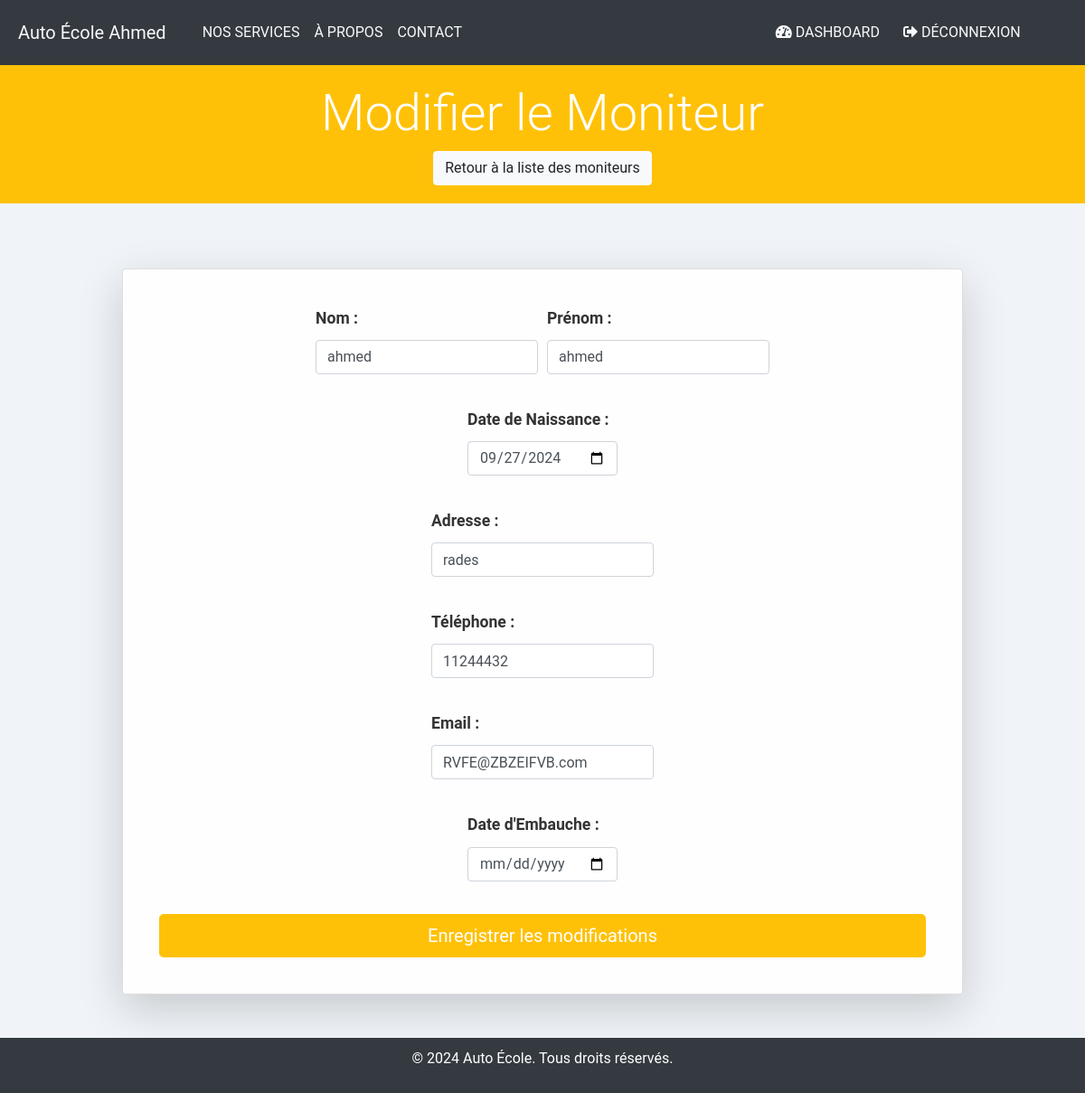
Before: /dashboard/moniteurs/modifier_moniteur.php?id=1 (signed in) with the older database file.
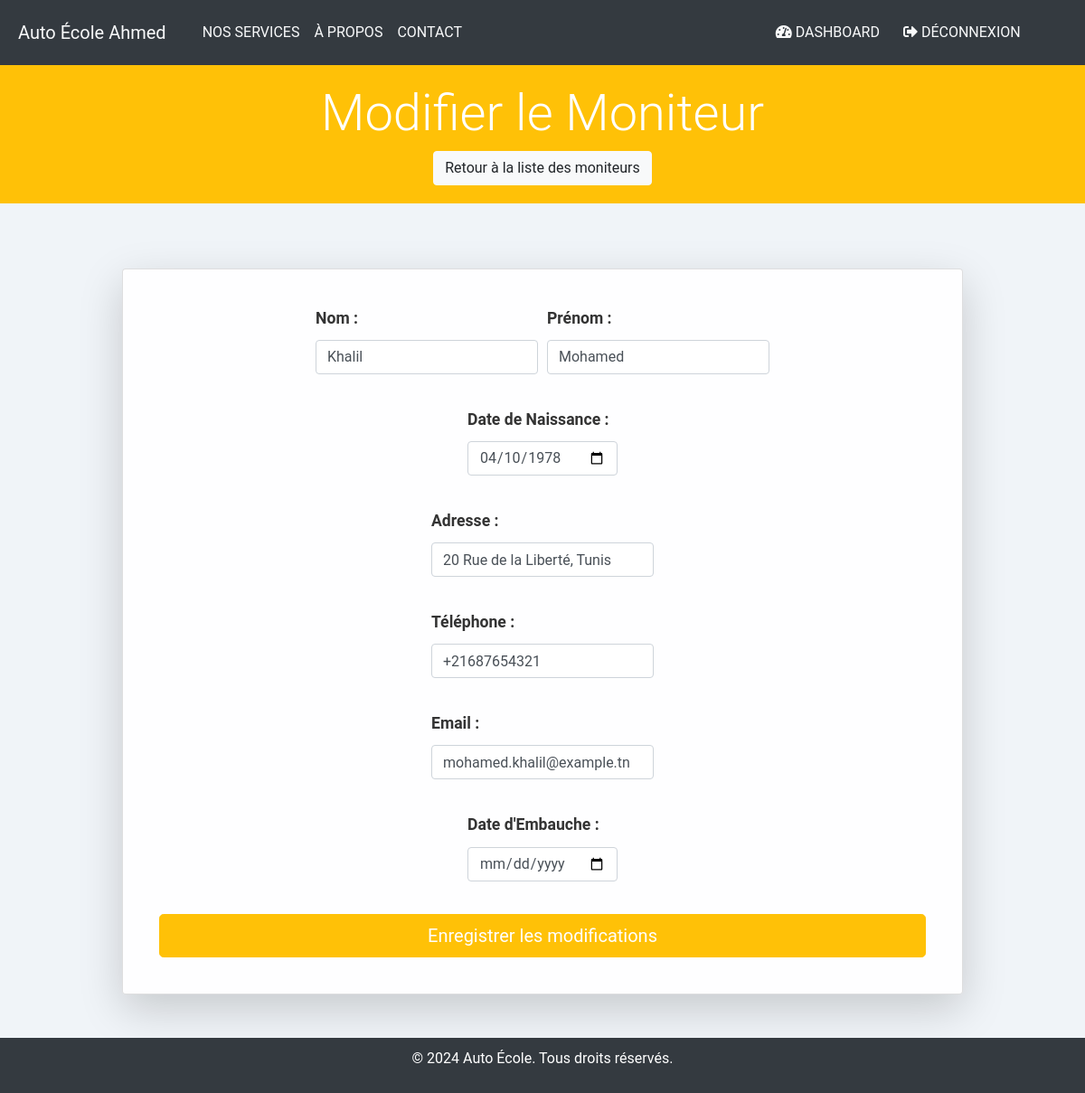
After: the same page with the newer database file.
### tables this page shows
CREATE TABLE IF NOT EXISTS `moniteur` (
  `ID_MONITEUR` int(11) NOT NULL AUTO_INCREMENT,
  `Nom` varchar(50) NOT NULL,
  `Prenom` varchar(50) NOT NULL,
  `Date_Naissance` date NOT NULL,
  `Adresse` varchar(100) NOT NULL,
  `Telephone` varchar(15) NOT NULL,
  `Email` varchar(100) NOT NULL,
  `Date_Embauche` date DEFAULT NULL,
  PRIMARY KEY (`ID_MONITEUR`)
);

### dashboard/moniteurs/modifier_moniteur.php (the view, shortened to what this page needs)
<?php
include '../../includes/header.php';
include '../../config/db.php';
include '../../includes/navbar.php';
$id = $_GET['id'];
$query = $pdo->prepare("SELECT * FROM moniteur WHERE ID_MONITEUR = ?");
$query->execute([$id]);
$moniteur = $query->fetch(PDO::FETCH_ASSOC);
?>
<header class="text-center mb-4">
    <h1 class="display-4">Modifier le Moniteur</h1>
    <a href="/dashboard/moniteurs.php" class="btn btn-light">Retour à la liste des moniteurs</a>
</header>
<main class="container my-5">
    <div class="card shadow-lg">
        <div class="card-body">
            <form method="POST">
                <div class="form-row">
                    <div class="form-group col-md-6">
                        <label for="nom">Nom :</label>
                        <input type="text" name="nom" id="nom" class="form-control" value="<?= htmlspecialchars($moniteur['Nom'] ?? '') ?>" required>
                    </div>
                    <div class="form-group col-md-6">
                        <label for="prenom">Prénom :</label>
                        <input type="text" name="prenom" id="prenom" class="form-control" value="<?= htmlspecialchars($moniteur['Prenom'] ?? '') ?>" required>
                    </div>
                </div>
                <div class="form-group">
                    <label for="date_naissance">Date de Naissance :</label>
                    <input type="date" name="date_naissance" id="date_naissance" class="form-control" value="<?= htmlspecialchars($moniteur['Date_Naissance'] ?? '') ?>" required>
                </div>
                <div class="form-group">
                    <label for="adresse">Adresse :</label>
                    <input type="text" name="adresse" id="adresse" class="form-control" value="<?= htmlspecialchars($moniteur['Adresse'] ?? '') ?>" required>
                </div>
                <div class="form-group">
                    <label for="telephone">Téléphone :</label>
                    <input type="text" name="telephone" id="telephone" class="form-control" value="<?= htmlspecialchars($moniteur['Telephone'] ?? '') ?>" required>
                </div>
                <div class="form-group">
                    <label for="email">Email :</label>
                    <input type="email" name="email" id="email" class="form-control" value="<?= htmlspecialchars($moniteur['Email'] ?? '') ?>" required>
                </div>
                <div class="form-group">
                    <label for="date_embauche">Date d'Embauche :</label>
                    <input type="date" name="date_embauche" id="date_embauche" class="form-control" value="<?= htmlspecialchars($moniteur['date_embauche'] ?? '') ?>" required>
                </div>
                <button type="submit" class="btn btn-warning text-white  btn-lg w-100">Enregistrer les modifications</button>
            </form>
        </div>
    </div>
</main>
<?php include '../../includes/footer.php'; ?>

Changed rows visible on the page:
changed moniteur: nom "ahmed" → "Khalil"; prenom "ahmed" → "Mohamed"; date_naissance "09/27/2024" → "04/10/1978"; adresse "rades" → "20 Rue de la Liberté, Tunis"; telephone "11244432" → "+21687654321"; email "RVFE@ZBZEIFVB.com" → "mohamed.khalil@example.tn"
